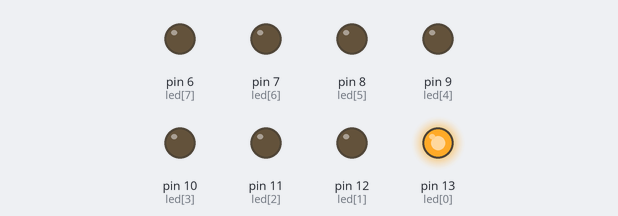
The sketch below on a simulated Arduino Uno, built with avr-gcc and run on an emulated ATmega328P. Parts: output pins drawn as LEDs (lit = HIGH). At 16.0 s the program stops and its outputs stay as they are.

Above: at 0.1 s.
At 3.1 s:
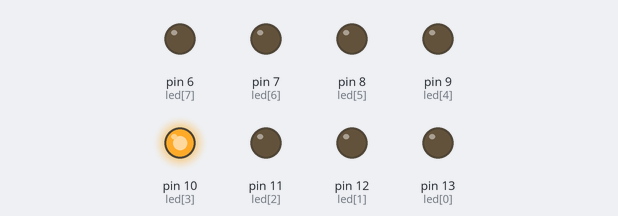
At 5.1 s:
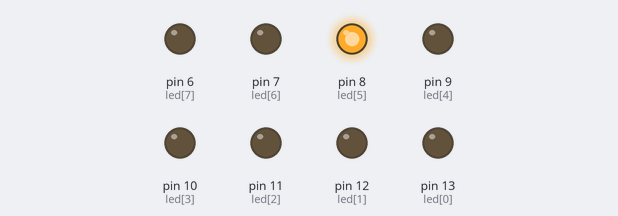
At 7.1 s:
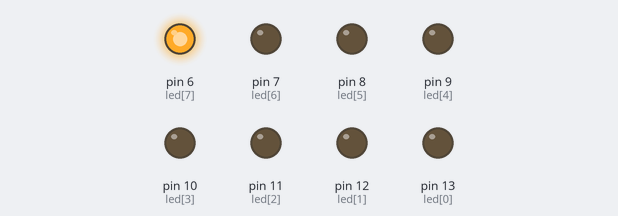
At 11.1 s:
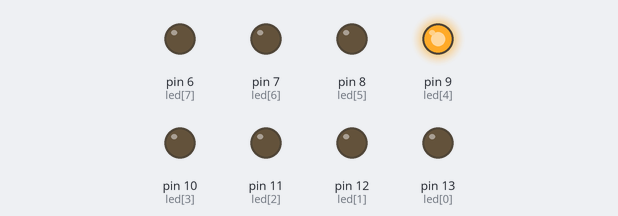
At 16.1 s:
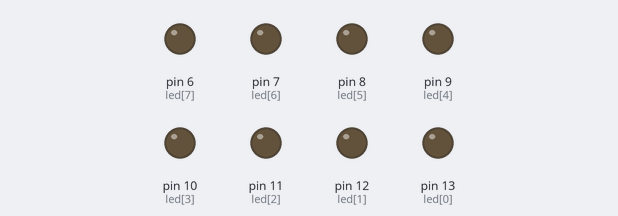
Timing chart, 0 to 17.5 s (numbered marks = the images above):
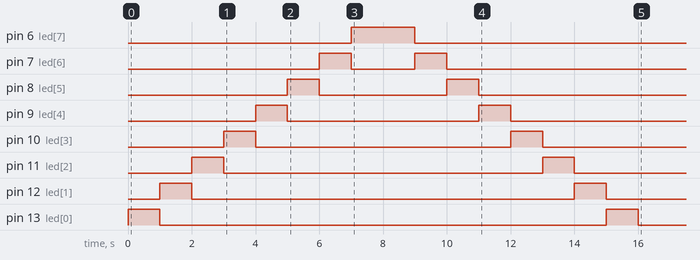

The sketch:

10_4_Left2Right_ViceVersa.ino
```cpp
int led[]={13,12,11,10,9,8,7,6};
int len = sizeof led / sizeof(int);
int number =100;
int s;
int i,j;
void setup() {
  // initialize digital pin LED_BUILTIN as an output.
  int i;
  for(i = 6;i<=13;i++){
    pinMode(i,OUTPUT);
  }
}
//int dec2bin(){
//  while(number>=0){
//    s=number%2;
//    number = number/2;
//  }
//  return s;
//}
//void check(){
//
//}

// the loop function runs over and over again forever
void loop() {
  for (i=0;i<=7;i++){
    digitalWrite(led[i],HIGH);
    delay(1000);
    digitalWrite(led[i],LOW);
  }
  for (i=7;i>=0;i--){
    digitalWrite(led[i],HIGH);
    delay(1000);
    digitalWrite(led[i],LOW);
  }
  exit(1);
}
```

Measured:
- by itself, pin 6 (led[7]): LOW → HIGH at 7.0 s, → LOW 2.0 s later
- by itself, pin 7 (led[6]): LOW → HIGH at 6.0 s, → LOW 1.0 s later, → HIGH 2.0 s later, → LOW 1.0 s later, … (4 changes in this stretch)
- by itself, pin 8 (led[5]): alternates HIGH for 1.0 s and LOW for 4.0 s
- by itself, pin 9 (led[4]): alternates HIGH for 1.0 s and LOW for 6.0 s
- by itself, pin 10 (led[3]): alternates HIGH for 1.0 s and LOW for 8.0 s
- by itself, pin 11 (led[2]): alternates HIGH for 1.0 s and LOW for 10.0 s
- by itself, pin 12 (led[1]): alternates HIGH for 1.0 s and LOW for 12.0 s
- by itself, pin 13 (led[0]): alternates HIGH for 1.0 s and LOW for 14.0 s
